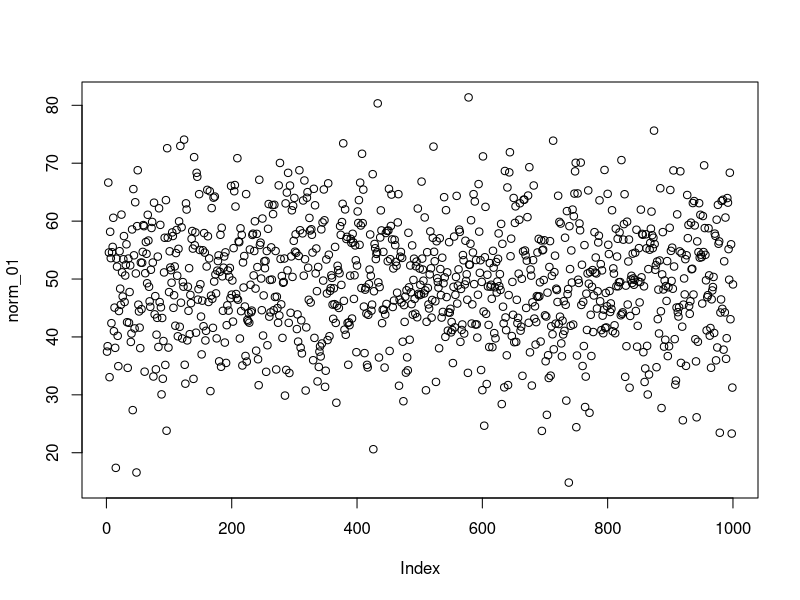
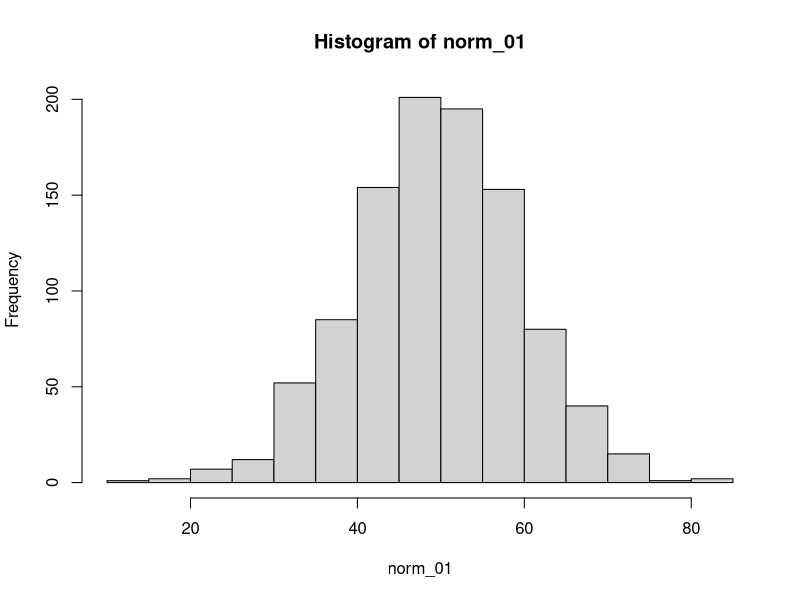
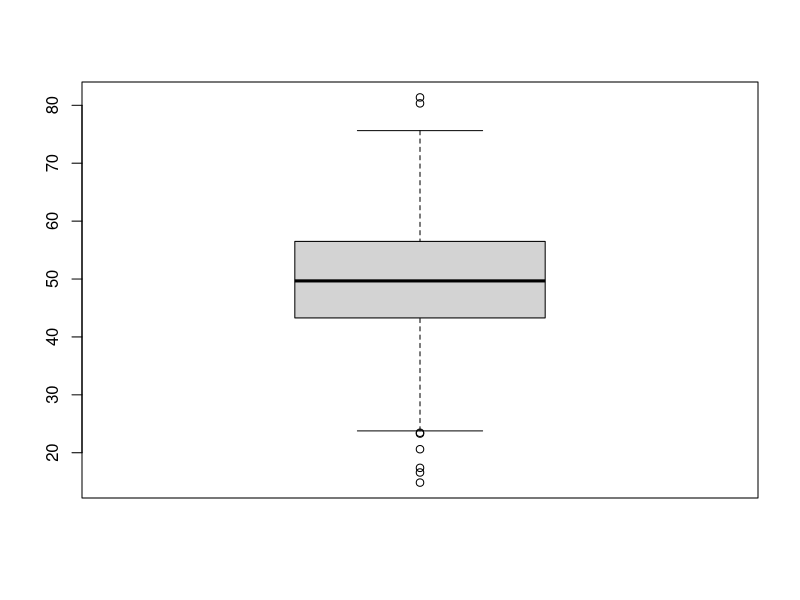
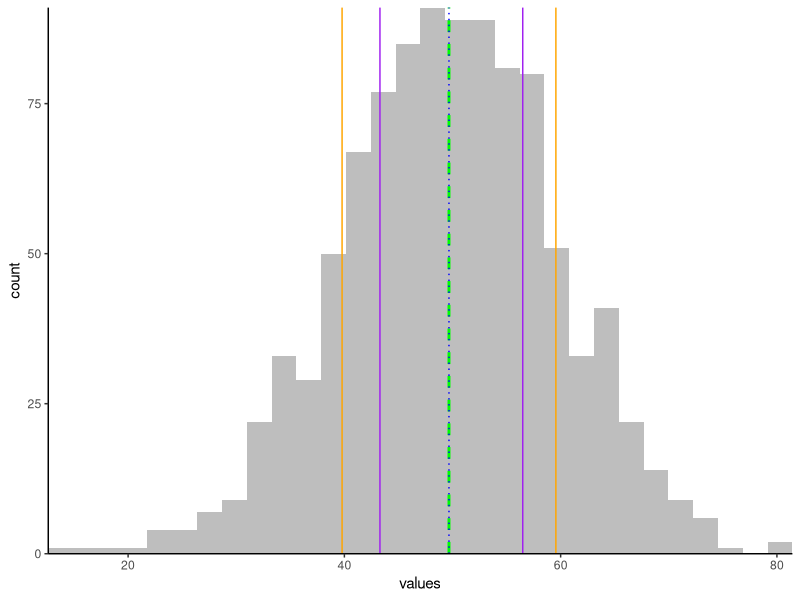
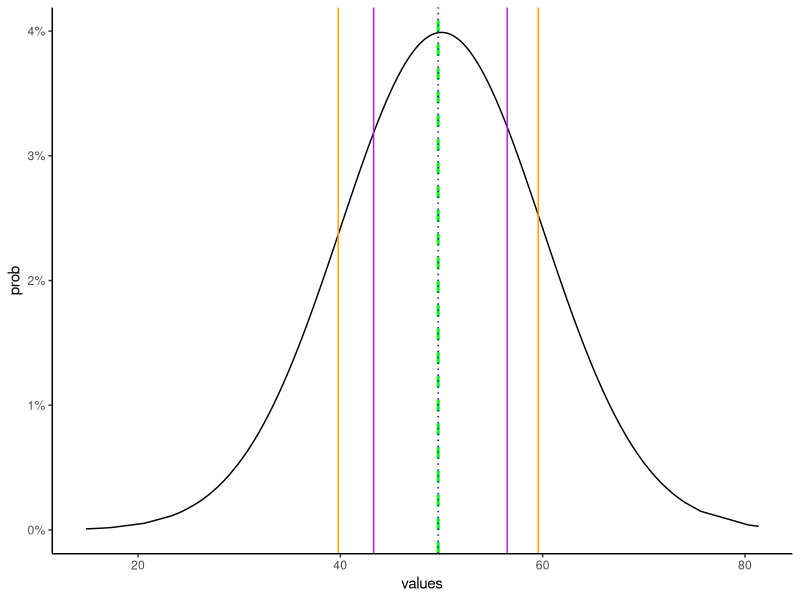
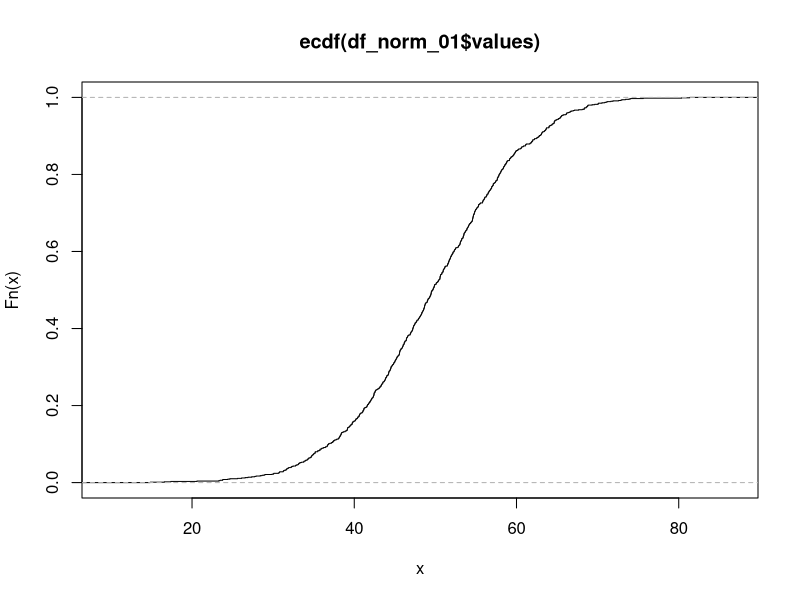
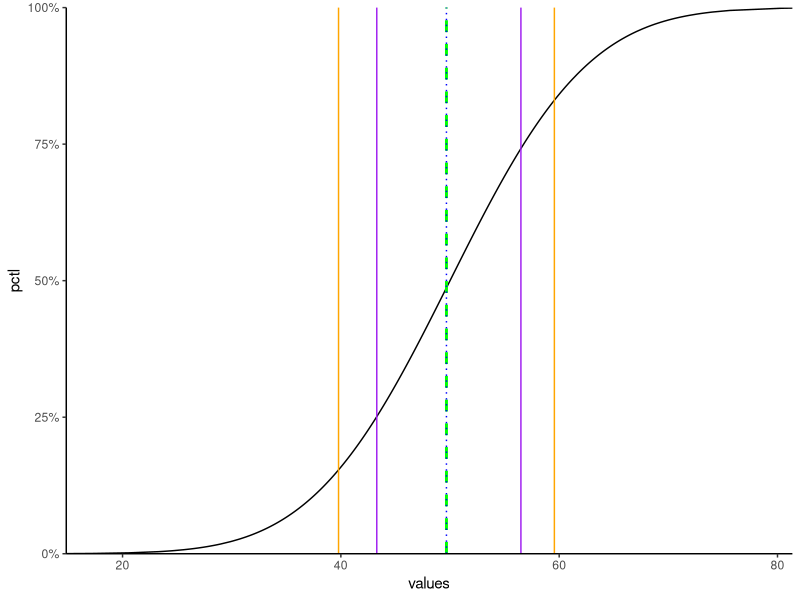

These charts were generated, in order, by the following R code:
## ---- chunk 1

library(tidyverse)
library(lubridate)
library(scales)

## ---- chunk 2

m <- 50
std <- 10
norm_01 <- rnorm(n=1000, mean=m, sd=std)
## ---- chunk 3

plot(norm_01)
hist(norm_01)
boxplot(norm_01)

## ---- chunk 4
df_norm_01 <- data.frame(values=norm_01)

summary(df_norm_01)
print(paste0('Std dev: ', sd(df_norm_01$values)))
## ---- chunk 5

ggplot(df_norm_01, aes(x=values))+geom_histogram(fill='grey')+
  geom_vline(xintercept = mean(df_norm_01$values), color='green', linetype='dashed', size=1)+
  geom_vline(xintercept = median(df_norm_01$values), color='blue', linetype='dotted')+
  geom_vline(xintercept=quantile(df_norm_01$values, 0.25), color='purple')+
  geom_vline(xintercept = quantile(df_norm_01$values, 0.75), color='purple')+
  geom_vline(xintercept=mean(df_norm_01$values)-sd(df_norm_01$values), color='orange')+
  geom_vline(xintercept=mean(df_norm_01$values)+sd(df_norm_01$values), color='orange')+
  scale_y_continuous(expand=c(0,0))+
  scale_x_continuous(expand=c(0,0))+
  theme_classic()
## ---- chunk 6
df_norm_01 <- df_norm_01 %>% mutate(
  prob=dnorm(values, mean=m, sd=std)
)

ggplot(df_norm_01, aes(x=values, y=prob))+geom_line()+
  geom_vline(xintercept = mean(df_norm_01$values), color='green', linetype='dashed', size=1)+
  geom_vline(xintercept = median(df_norm_01$values), color='blue', linetype='dotted')+
  geom_vline(xintercept=quantile(df_norm_01$values, 0.25), color='purple')+
  geom_vline(xintercept = quantile(df_norm_01$values, 0.75), color='purple')+
  geom_vline(xintercept=mean(df_norm_01$values)-sd(df_norm_01$values), color='orange')+
  geom_vline(xintercept=mean(df_norm_01$values)+sd(df_norm_01$values), color='orange')+
  scale_y_continuous(labels=percent)+
  theme_classic()

## ---- chunk 7
plot(ecdf(df_norm_01$values))
## ---- chunk 8
df_norm_01 <- df_norm_01 %>% mutate(
  pctl = pnorm(values, mean=m, sd=std)
)

ggplot(df_norm_01, aes(x=values, y=pctl))+geom_line()+
  geom_vline(xintercept = mean(df_norm_01$values), color='green', linetype='dashed', size=1)+
  geom_vline(xintercept = median(df_norm_01$values), color='blue', linetype='dotted')+
  geom_vline(xintercept=quantile(df_norm_01$values, 0.25), color='purple')+
  geom_vline(xintercept = quantile(df_norm_01$values, 0.75), color='purple')+
  geom_vline(xintercept=mean(df_norm_01$values)-sd(df_norm_01$values), color='orange')+
  geom_vline(xintercept=mean(df_norm_01$values)+sd(df_norm_01$values), color='orange')+
  scale_x_continuous(expand=c(0,0))+
  scale_y_continuous(labels=percent, expand=c(0,0), limits=c(0,1))+
  theme_classic()

## ---- chunk 9
options(scipen = 99)
x <- 40
dnorm(x=x, mean=m, sd=std)

## ---- chunk 10
x <- mean(df_norm_01$values)-sd(df_norm_01$values)
pnorm(q=x, mean=m, sd=std)

## ---- chunk 11
x <- x
y <- mean(df_norm_01$values)+sd(df_norm_01$values)
p_lower <- pnorm(q=x, mean=m, sd=std)
p_upper <- pnorm(q=y, mean=m, sd=std, lower.tail=FALSE)
pxy <- 1-(p_lower+p_upper)

